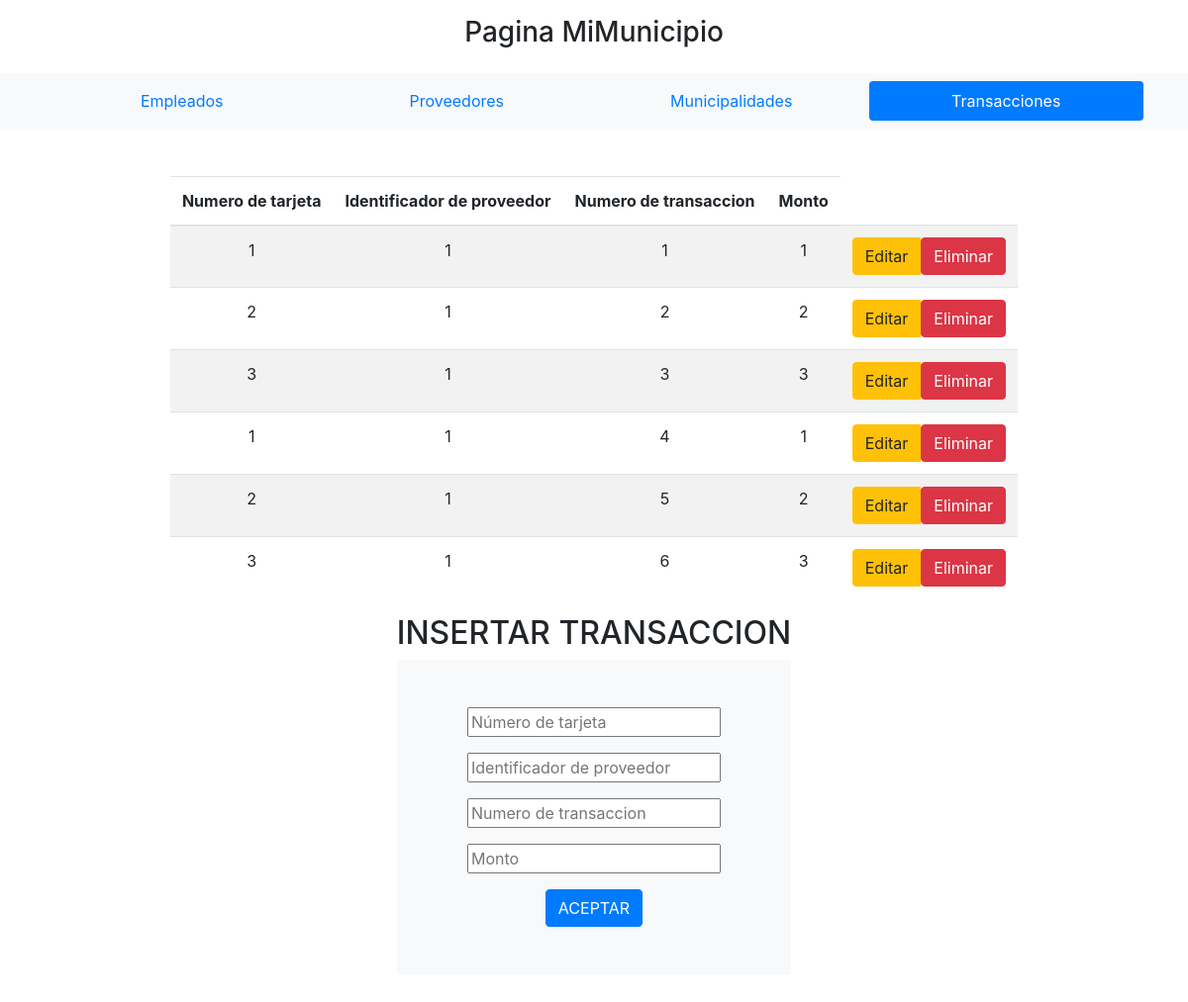
/Projecto_POO/index.php?pagina=transacciones, run on an earlier commit of the app's database.
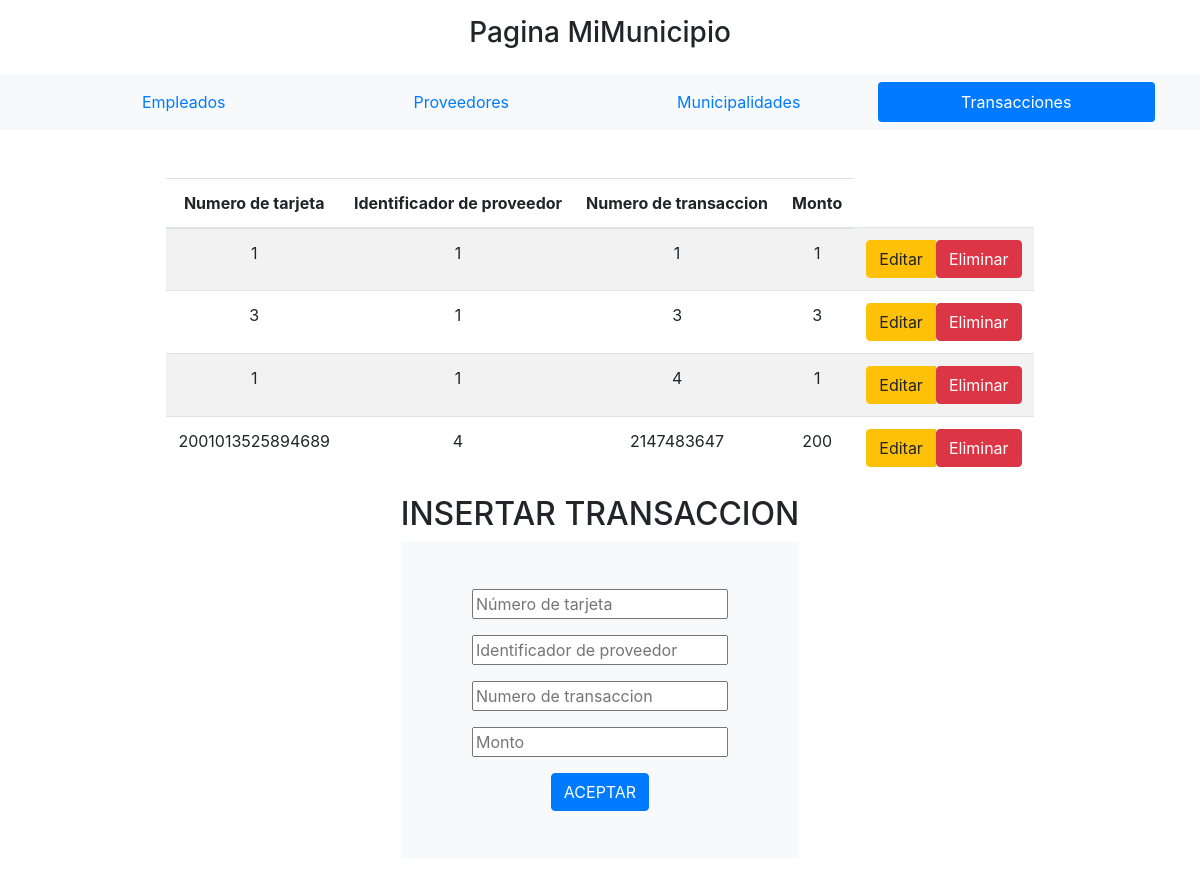
And on a later commit of the database.
### tables this page shows
CREATE TABLE `transacciones` (
  `n_tarjeta` varchar(16) DEFAULT NULL,
  `id_proveedor` int(11) DEFAULT NULL,
  `n_transaccion` int(11) NOT NULL,
  `monto` double UNSIGNED DEFAULT NULL,
  `fecha` date DEFAULT current_timestamp()
);

### Projecto_POO/Controladores/plantilla.controlador.php (called while the page is built)
<?php
Class ControladorPlantilla{
	public function ctrTraerPlantilla(){
		include "vistas/plantilla.php";
	}
}

### Projecto_POO/index.php (called while the page is built)
<?php
require_once "controladores/plantilla.controlador.php";
require_once "controladores/formularios.controlador.php";
require_once "modelos/formularios.modelo.php";
$plantilla = new ControladorPlantilla();
$plantilla -> ctrTraerPlantilla();

### Projecto_POO/Modelos/conexion.php (called while the page is built)
<?php
class Conexion{
	static public function connect(){
		$conn = new PDO("mysql:host=localhost;dbname=proyecto_muni",
			            "root",
						"");
		$conn->setAttribute( PDO::ATTR_ERRMODE, PDO::ERRMODE_EXCEPTION );
		$conn->exec("set names utf8");
		return $conn;
	}
}

### Projecto_POO/Modelos/formularios.modelo.php (called while the page is built, shortened)
<?php
require_once "conexion.php";
class ModeloFormularios{
    static public function mdlSelect($tabla,$item,$valor){
        if($item == null & $valor == null){
            $stmt = Conexion::connect()->prepare("SELECT * FROM $tabla");
            $stmt->execute();
            return $stmt->fetchAll();
        }
        else{
        $stmt = Conexion::connect() ->prepare("SELECT * FROM $tabla WHERE $item = :$item ORDER BY $item DESC");
        $stmt -> bindParam(":".$item,$valor,PDO::PARAM_STR);
        $stmt ->execute();
        return $stmt->fetch();
        $stmt = null;
        }
    }
}
?>

### Projecto_POO/Controladores/formularios.controlador.php (called while the page is built, shortened)
<?php
class ControladorFormularios{
    static public function ctrlSelect($tabla,$item,$valor){
        $result_prove = ModeloFormularios::mdlSelect($tabla,$item,$valor);
        return $result_prove;
    }
}
?>

### Projecto_POO/Vistas/paginas/transacciones.php (the view, shortened to what this page needs)
<div class="row d-flex justify-content-center text-center">
<?php
$proveedores = ControladorFormularios::ctrlSelect("transacciones",null,null);
?>
<div class="column">
<table class="table table-striped">
    <thead>
        <tr>
            <th>Numero de tarjeta</th>
            <th>Identificador de proveedor</th>
            <th>Numero de transaccion</th>
            <th>Monto</th>
        </tr>
    </thead>
    <tbody>
    <?php foreach($proveedores as $key => $value):?>
        <tr>
            <td><?php echo $value["n_tarjeta"];?></td>
            <td><?php echo $value["id_proveedor"];?></td>
            <td><?php echo $value["n_transaccion"];?></td>
            <td><?php echo $value["monto"];?></td>
            <td>
                <div class="btn-group">
                    <a href="index.php?pagina=editarTransacciones&n_transaccion=<?php echo $value["n_transaccion"];?>" class="btn btn-warning">Editar</a>
                    <form method="POST">
                        <button type="submit" class="btn btn-danger">Eliminar</button>
                    </form>
                </div>
            </td>
        </tr>
    <?php endforeach ?>
    </tbody>
</table>
</div>
<div class="column">
	<h2>INSERTAR TRANSACCION</h2>
	<form class="p-5 bg-light" method="post">
        <div class="form-group">
			<input type="text" name="n_tarjeta" placeholder="Número de tarjeta">
		</div>
		<div class="form-group">
			<input type="number" name="id_proveedor" placeholder="Identificador de proveedor">
		</div>
		<div class="form-group">
			<input type="number" name="n_transaccion" placeholder="Numero de transaccion">
		</div>
        <div class="form-group">
			<input type="number" name="monto" placeholder="Monto";>
		</div>
		<button type="submit" name="submit" class="btn btn-primary">ACEPTAR</button>
	</form>
</div>
</div>

What changed in the data, as far as the page shows it:
removed transacciones: n_tarjeta "2", id_proveedor "1", n_transaccion "2", monto "2"
removed transacciones: n_tarjeta "2", id_proveedor "1", n_transaccion "5", monto "2"
removed transacciones: n_tarjeta "3", id_proveedor "1", n_transaccion "6", monto "3"
added transacciones: n_tarjeta "2001013525894689", id_proveedor "4", n_transaccion "2147483647", monto "200"
